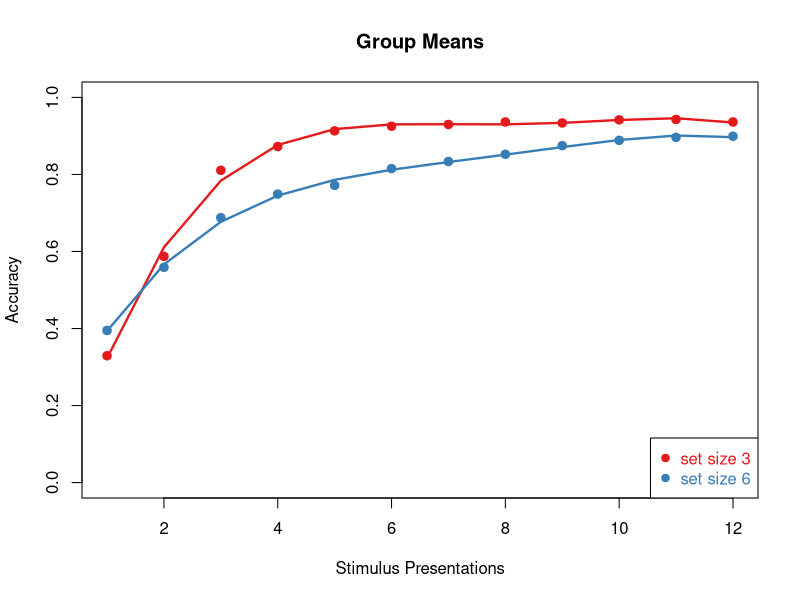

This chart was generated by the following R code: (Note: this script raises an error after producing the figure.)
## ---- chunk 1
#
rm(list = ls())
library(matlab)
library(tidyverse)

## ---- chunk 2

#Import data
wmodata     <- read.csv('./processed/wmo_subjects_across_studies_learn_031820.csv') 
wmotestdata <- read.csv('./processed/wmo_subjects_across_studies_test_031820.csv') 


Training.blocks <- c(3,6,3,3,6,3,6,6,3,3,6,3,6,3) #from data
block.3 <- which(Training.blocks==3)
block.6 <- which(Training.blocks==6)
#logical indices
ns3 <- wmodata$trial==39
ns6 <- wmodata$trial==78
#variable declaration as determined by saved data
wmo.N.trials <- 780 
ns3.blks <- 8 
ns6.blks <- 6
ns3.n <- 3
ns6.n <- 6
#maintain a universal list of participants
#Subs <- unique(wmodata$subject)#this will change

Subjects <- as.matrix(read.csv('wmo_subjects_across_studies_031820.csv',header = FALSE))
## ---- chunk 3
i=1
mean.acc.3 <- c()
mean.acc.6 <- c() 
wmo.s <- c()
Missing.p <- c()
learningRate.3 <- c()
learningRate.6 <- c()

#iterate through each subject here:
for (s in Subjects) {
OneSub <- wmodata$subject==s  
if(any(OneSub)){

#rehsape script here: this reshapes response vector in to trial x block
#use these to find the trials
temp.sort.3 <- reshape(as.matrix(wmodata$seq[OneSub & ns3]),39,ns3.blks)
temp.sort.6 <- reshape(as.matrix(wmodata$seq[OneSub & ns6]),78,ns6.blks)
#these are the actual data. 
temp.dat.3 <- reshape(as.matrix(wmodata$acc[OneSub & ns3]),39,ns3.blks)
temp.dat.6 <- reshape(as.matrix(wmodata$acc[OneSub & ns6]),78,ns6.blks)
#iterate through blocks here:
temp.cat.3 <- c()
temp.cat.6 <- c()

for (n in 1:ns3.blks) {
  #iterate through items here
 #temp.cat.3<- cbind(temp.cat.3,reshape(as.matrix(sort(temp.sort.3[,n])),13,3)) #accumulates across blocks
 
  temp.cat.3<-cbind(temp.cat.3,cbind(as.matrix(temp.dat.3[temp.sort.3[,n]==1,n][1:12]),
                                     as.matrix(temp.dat.3[temp.sort.3[,n]==2,n][1:12]),
                                      as.matrix(temp.dat.3[temp.sort.3[,n]==3,n][1:12])
                                     )
                    )
   if(TRUE){ 
     if (n <= ns6.blks) {
          temp.cat.6<-cbind(temp.cat.6,cbind(as.matrix(temp.dat.6[temp.sort.6[,n]==1,n][1:12]),
                                      as.matrix(temp.dat.6[temp.sort.6[,n]==2,n][1:12]),
                                      as.matrix(temp.dat.6[temp.sort.6[,n]==3,n][1:12]),
                                      as.matrix(temp.dat.6[temp.sort.6[,n]==4,n][1:12]),
                                      as.matrix(temp.dat.6[temp.sort.6[,n]==5,n][1:12]),
                                      as.matrix(temp.dat.6[temp.sort.6[,n]==6,n][1:12])
                                     )
          )
          }
     }
 
} 
#clean missing values -1 
temp.cat.6[temp.cat.6==-1]=0
temp.cat.3[temp.cat.3==-1]=0
#save subject
wmo.s[i] <- s


 mean.acc.3 <-cbind(mean.acc.3,rowMeans(temp.cat.3,na.rm = FALSE)) # accumulates across subjects
 mean.acc.6 <-cbind(mean.acc.6,rowMeans(temp.cat.6,na.rm = FALSE))
 #print(length(rowMeans(temp.cat.6,na.rm = TRUE)))
 #dataframes for model fits
 tempframe.3 <- data.frame("accuracy" =rowMeans(temp.cat.3),
                          "iterations" = 1:12 )
tempframe.6 <- data.frame("accuracy" =rowMeans(temp.cat.6),
                          "iterations" = 1:12 )
temp.lm.3 <- lm(accuracy ~ poly(iterations,4), data = tempframe.3)
temp.lm.6 <- lm(accuracy ~ poly(iterations,4), data = tempframe.6)
 
  if (0) {
   
 
    plot(rowMeans(temp.cat.3),ylim = c(0,1),col = '#e41a1c',
          cex=1,lwd=2,pch=19, xlab ='Stimulus presentations',
          ylab ='Accuracy', main = s)
    #c(s,   round(summary(temp.lm.3)$coefficients[4,1],3),round(summary(temp.lm.6)$coefficients[4,1],3)

 
    #lines(rowMeans(temp.cat.3),ylim = c(0,1),col = 'green4',lwd=2)
    points(rowMeans(temp.cat.6),ylim = c(0,1),col = '#377eb8',pch=19,cex=1,lwd=2)
    #lines(rowMeans(temp.cat.6),ylim = c(0,1),col = 'orange',lwd=2)
    legend("bottomright", c("set size 3", "set size 6"),pch = c( 19, 19),
           text.col =c( "#e41a1c","#377eb8"), col = c("#e41a1c","#377eb8"))

    lines(tempframe.3$iterations,temp.lm.3$fitted.values,lwd=2.3, col = '#e41a1c')
    lines(tempframe.6$iterations,temp.lm.6$fitted.values,lwd=2.3, col = '#377eb8')
  }

learningRate.3[i] <- round(summary(temp.lm.3)$coefficients[4,1],3)
learningRate.6[i] <- round(summary(temp.lm.6)$coefficients[4,1],3)


i = i+ 1
}
else {
  #use this to track missing data
  Missing.p[i] <-s 
  
mean.acc.3 <-cbind(mean.acc.3,rep(NA,12)) # accumulates across subjects
mean.acc.6 <-cbind(mean.acc.6,rep(NA,12))
}
}
# set size 3 vs set size 6 performance indicator: subtract the two and take the average for each iteration point. A negative number indicates better performance, overall in set size 6, no difference if close to zero
wmo.learn.score <- colMeans(mean.acc.3-mean.acc.6)

## ---- chunk 4

#fit curves
wmons3<- data.frame("Accuracy"=rowMeans(mean.acc.3,na.rm = TRUE),"iterations" = 1:12)
wmons6<- data.frame("Accuracy"=rowMeans(mean.acc.6,na.rm = TRUE),"iterations" = 1:12)

#wmo.lin.fit<- lm(Y~ x,data = wmoTesting)
#wmo.poly.fit.n3<- lm(Learning3 <- data.frame(sub=rep(1:51,12),
#                                           acc=reshape(mean.acc.3,51*12, 1), 
 #                                            Iter=rep(1:12,51))
#,data = wmons3)

wmo.poly.fit.n3<- lm(Accuracy ~ poly(iterations, 4), data = wmons3)
wmo.poly.fit.n6 <- lm(Accuracy ~ poly(iterations, 4),data = wmons6)

#Plot group means and curves
 plot(rowMeans(mean.acc.3,na.rm = TRUE),ylim = c(0,1),col = '#e41a1c',
      cex=1,lwd=2,pch=19, xlab ='Stimulus Presentations',
      ylab ='Accuracy' ,main = 'Group Means')
 #lines(rowMeans(mean.acc.3),ylim = c(0,1),col = 'green4',lwd=2)
points(rowMeans(mean.acc.6),ylim = c(0,1),col = '#377eb8',pch=19,cex=1,lwd=2)
#lines(rowMeans(mean.acc.6),ylim = c(0,1),col = 'orange',lwd=2)
legend("bottomright", c("set size 3", "set size 6"),pch = c( 19, 19),
       text.col =c( '#e41a1c','#377eb8'), col = c('#e41a1c','#377eb8'))

lines(wmons3$iterations,wmo.poly.fit.n3$fitted.values,lwd=2.3, col = '#e41a1c')
lines(wmons6$iterations,wmo.poly.fit.n6$fitted.values,lwd=2.3, col = '#377eb8')

##GGPLOT version
Test.Data <- data.frame('set3' = reshape(mean.acc.3, length(Subjects) * 12,1),
                        'set6' = reshape(mean.acc.6, length(Subjects) * 12,1), 
                        'iteration' = rep(1:12,length(Subjects)))


Test.Data  %>% gather(key='study', value = 'acc', -iteration) %>% view()

  ggplot(aes((iteration), acc, group=study)) + 
  geom_smooth(aes(color=study, fill=study), method = lm, formula = 'y~poly(x,2)', size=2) +
  scale_colour_brewer( palette = "Set1") +
  ylab('Accuracy') + 
  xlab('Number of stimulus presentations') +
  xlim(as.character(1:12) )+
  ylim(c(0.2,1))+
  #scale_x_discrete(limits = 1:12,)+
 # ggtitle('Average Group performance')
  theme_classic(base_size = 20,base_family = 'Calibri')
#abline(reg = wmo.lin.fit)

#draw error bars
#arrows(1:12, avg-sdev, x, avg+sdev, length=0.05, angle=90, code=3)
## ---- chunk 5
#compute accuracy in testing
ns3.test.mean <- c()
ns6.test.mean <- c()
i = 1
for (s in Subjects) {
  OneSub <- wmotestdata$subject==s  
  ns3.test.mean[i] <- mean(wmotestdata[!is.na(match(wmotestdata[,"stim"],block.3)) & OneSub,"acc"])
  ns6.test.mean[i] <- mean(wmotestdata[!is.na(match(wmotestdata[,"stim"],block.6)) & OneSub,"acc"])

  i = i + 1
}
TestData = data.frame(ns3.test.mean,ns6.test.mean)

#plot
TestData %>% gather(key='set_size', value = 'Accuracy') %>% 
  ggplot( aes(set_size,Accuracy, color=set_size)) + geom_boxplot( size = 1) + 
  xlab("Set size") + 
  scale_colour_brewer( palette = "Set1") +
  #ylim(c(0.2,1))+
  theme_classic(base_size = 20,base_family = 'Calibri')

  
## ---- chunk 6
ns3.learn <- colMeans(mean.acc.3[6:12, ])
ns6.learn <- colMeans(mean.acc.6[6:12, ])

learn_metric <- (ns3.learn - ns3.test.mean) - (ns6.learn - ns6.test.mean)


## ---- chunk 7
Finds.6 <- which(mean.acc.6 >.79, arr.ind = T)
unik.6 <- !duplicated(Finds.6[, 2])  ## logical vector of unique values 
uniq.indices.6 <- seq_along(Finds.6[, 2])[unik.6]  ## indices 

Finds.3 <- which(mean.acc.3 >.79, arr.ind = T)
unik.3 <- !duplicated(Finds.3[, 2])  ## logical vector of unique values 
uniq.indices.3 <- seq_along(Finds.3[, 2])[unik.3]  ## indices 

LearningRate <- data.frame( "subject" = wmo.s,
                            'beta.3' = learningRate.3, 
                            'beta.6' = learningRate.6)
#'nIterations.set3' = Finds.3[unik.3,1],
#'nIterations.set6' = Finds.6[unik.6,1], 
## ---- chunk 8
RLWM_data <-  data.frame("subject" = wmo.s,
                         "train_3_acc" = colMeans(mean.acc.3),
                         "train_6_acc" = colMeans(mean.acc.6),
                         "test_3_acc"  = ns3.test.mean,
                         "test_6_acc"  = ns6.test.mean,
                         "learnDiff"   = wmo.learn.score 
  )


if (0) {
  
#----- Save learn-test data for all subjects for model testing
  write.csv(rbind(mean.acc.3, mean.acc.6, ns3.test.mean, ns6.test.mean), 'all_subject_n83_learn_test_data.csv', row.names = FALSE, col.names = FALSE)  
write.csv(RLWM_data, "./processed/results/wmo_uclimb_subjects_Accuracy.csv")
write.csv(LearningRate, "./processed/results/wmo_uclimb_subjectpool_subjects_LearningRate.csv")
}
## ---- chunk 9
#0571b0
p = 51
#for (p in Subjects[36:51]) {
  tmp = c('#ca0020','#f4a582' ,'#0571b0','#92c5de') #c('#192c2d', '#192c2d', '#192c2d', '#192c2d')
cbind(Subjects,ns3.test.mean, ns6.test.mean,ns3.learn, ns6.learn ) %>% 
  as.data.frame() %>% gather(key='condition',value = 'Acc',-V1) %>% 
  filter(V1 ==  Subjects[p])%>%
  ggplot(aes(x = factor(condition), y=Acc)) +
# geom_col(width = .55) + 
  #geom_point()+
  #geom_line() +
  #geom_boxplot(size = 1)+
  geom_bar( stat = "identity", aes( fill=condition), width = .6 ) +
  theme_classic(base_size = 20, base_family = "Calibri") +
  xlab('Condition') + ylab('Accuracy') +
  ggtitle(Subjects[p]) +
  ylim(c(0,1)) +
  scale_fill_manual(values = tmp, guide='none') 
  
  
  
#}
